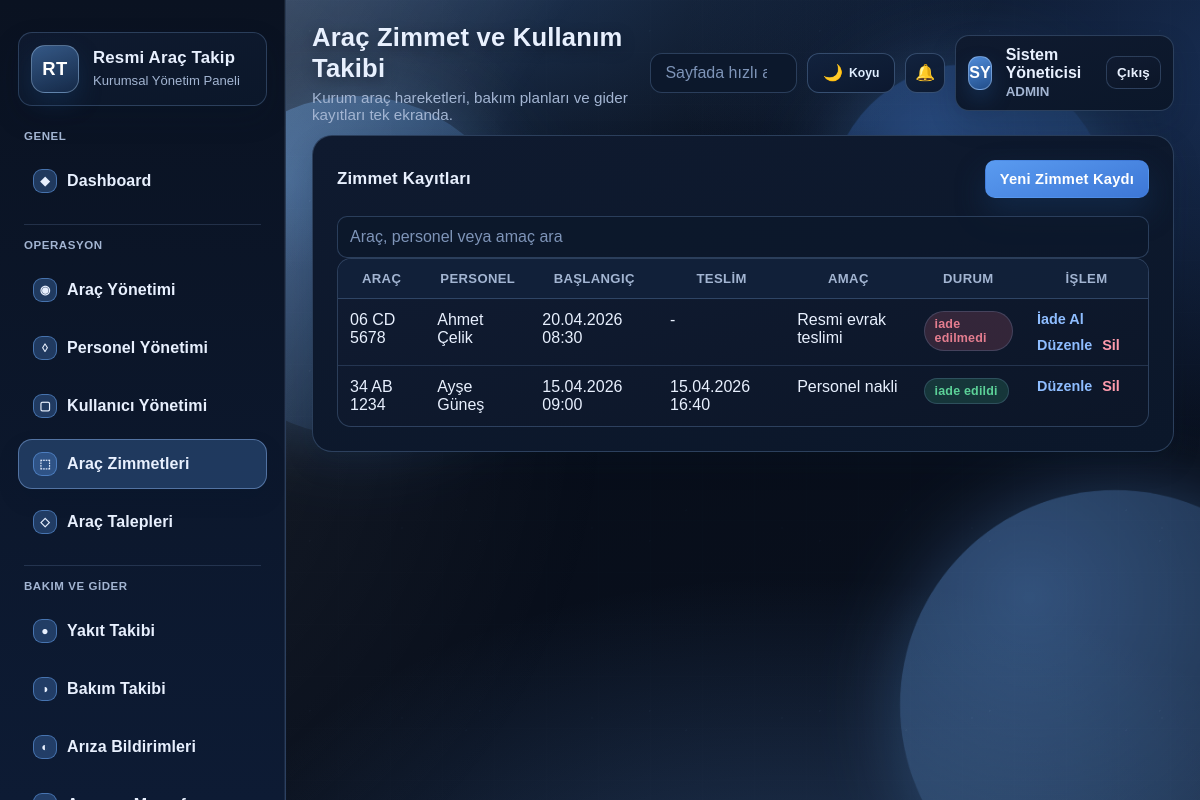
Page /modules/assignments/index.php (signed in) on the committed database.
### tables this page shows
CREATE TABLE vehicle_assignments (
    id INT UNSIGNED AUTO_INCREMENT PRIMARY KEY,
    vehicle_id INT UNSIGNED NOT NULL,
    personnel_id INT UNSIGNED NOT NULL,
    assigned_at DATETIME NOT NULL,
    expected_return_at DATETIME NULL,
    received_by_personnel_at DATETIME NULL,
    receive_note TEXT NULL,
    returned_at DATETIME NULL,
    start_km INT UNSIGNED NOT NULL,
    end_km INT UNSIGNED NULL,
    return_note TEXT NULL,
    issue_note TEXT NULL,
    usage_purpose VARCHAR(180) NOT NULL,
    route_info VARCHAR(180) NULL,
    description TEXT NULL,
    return_status ENUM('iade edilmedi', 'iade edildi') NOT NULL DEFAULT 'iade edilmedi',
    created_at TIMESTAMP NOT NULL DEFAULT CURRENT_TIMESTAMP,
    CONSTRAINT fk_assignment_vehicle FOREIGN KEY (vehicle_id) REFERENCES vehicles(id) ON DELETE CASCADE,
    CONSTRAINT fk_assignment_personnel FOREIGN KEY (personnel_id) REFERENCES personnel(id) ON DELETE CASCADE
);

CREATE TABLE vehicles (
    id INT UNSIGNED AUTO_INCREMENT PRIMARY KEY,
    plate_number VARCHAR(20) NOT NULL UNIQUE,
    brand VARCHAR(80) NOT NULL,
    model VARCHAR(80) NOT NULL,
    model_year YEAR NOT NULL,
    vehicle_type VARCHAR(60) NOT NULL,
    fuel_type VARCHAR(30) NOT NULL,
    current_km INT UNSIGNED NOT NULL DEFAULT 0,
    status ENUM('müsait', 'kullanımda', 'bakımda', 'pasif') NOT NULL DEFAULT 'müsait',
    license_note TEXT NULL,
    inspection_due_date DATE NULL,
    insurance_due_date DATE NULL,
    created_at TIMESTAMP NOT NULL DEFAULT CURRENT_TIMESTAMP
);

CREATE TABLE personnel (
    id INT UNSIGNED AUTO_INCREMENT PRIMARY KEY,
    user_id INT UNSIGNED NULL UNIQUE,
    full_name VARCHAR(120) NOT NULL,
    registration_no VARCHAR(30) NOT NULL UNIQUE,
    phone VARCHAR(30) NULL,
    email VARCHAR(120) NULL,
    department VARCHAR(100) NOT NULL,
    duty_title VARCHAR(100) NOT NULL,
    license_class VARCHAR(20) NULL,
    status ENUM('aktif', 'pasif') NOT NULL DEFAULT 'aktif',
    created_at TIMESTAMP NOT NULL DEFAULT CURRENT_TIMESTAMP,
    CONSTRAINT fk_personnel_user FOREIGN KEY (user_id) REFERENCES users(id) ON DELETE SET NULL
);

### includes/functions.php (called while the page is built, shortened)
<?php
require_once __DIR__ . '/../config/config.php';
function app_url(string $path = ''): string
{
    return rtrim(BASE_URL, '/') . '/' . ltrim($path, '/');
}
function e(null|string|int|float $value): string
{
    return htmlspecialchars((string) $value, ENT_QUOTES | ENT_SUBSTITUTE, 'UTF-8');
}
function current_user(): ?array
{
    return $_SESSION['user'] ?? null;
}
function is_admin(): bool
{
    $user = current_user();
    $role = mb_strtolower(trim((string) ($user['role'] ?? '')), 'UTF-8');
    return $role === 'admin';
}
function format_date(?string $date, string $format = 'd.m.Y'): string
{
    if (!$date) {
        return '-';
    }
    return date($format, strtotime($date));
}
function badge_class(string $status): string
{
    return match ($status) {
        'müsait', 'aktif', 'tamamlandı', 'onaylandı', 'çözüldü', 'iade edildi' => 'badge success',
        'kullanımda', 'planlandı', 'yaklaşıyor', 'bekliyor', 'inceleniyor' => 'badge warning',
        'bakımda', 'pasif', 'gecikti', 'arıza', 'iade edilmedi', 'reddedildi', 'kritik', 'açık' => 'badge danger',
        default => 'badge neutral',
    };
}
function fetch_all(string $sql, array $params = []): array
{
    $stmt = db()->prepare($sql);
    $stmt->execute($params);
    return $stmt->fetchAll();
}

### config/config.php (called while the page is built, shortened)
<?php
function db(): PDO
{
    static $pdo = null;
    if ($pdo instanceof PDO) {
        return $pdo;
    }
    $dsn = sprintf('mysql:host=%s;port=%s;dbname=%s;charset=utf8mb4', DB_HOST, DB_PORT, DB_NAME);
    $pdo = new PDO($dsn, DB_USER, DB_PASS, [
        PDO::ATTR_ERRMODE => PDO::ERRMODE_EXCEPTION,
        PDO::ATTR_DEFAULT_FETCH_MODE => PDO::FETCH_ASSOC,
        PDO::ATTR_EMULATE_PREPARES => false,
        PDO::MYSQL_ATTR_INIT_COMMAND => "SET NAMES utf8mb4 COLLATE utf8mb4_turkish_ci",
    ]);
    $pdo->exec("SET CHARACTER SET utf8mb4");
    $pdo->exec("SET collation_connection = 'utf8mb4_turkish_ci'");
    return $pdo;
}

### modules/assignments/index.php (the view, shortened to what this page needs)
<?php
require_once __DIR__ . '/../../includes/functions.php';
$canManage = is_admin();
$rows = fetch_all(
    "SELECT va.*, v.plate_number, p.full_name
     FROM vehicle_assignments va
     INNER JOIN vehicles v ON v.id = va.vehicle_id
     INNER JOIN personnel p ON p.id = va.personnel_id
     ORDER BY va.assigned_at DESC"
);
include __DIR__ . '/../../includes/header.php';
?>
<section class="panel">
    <div class="panel-head">
        <h2>Zimmet Kayıtları</h2>
        <?php if ($canManage): ?>
            <a class="button primary" href="<?= e(app_url('modules/assignments/form.php')) ?>">Yeni Zimmet Kaydı</a>
        <?php endif; ?>
    </div>
    <div class="panel-body">
        <input type="search" class="table-search" data-table-search="assignment-table" placeholder="Araç, personel veya amaç ara">
        <table id="assignment-table" class="table">
            <thead><tr><th>Araç</th><th>Personel</th><th>Başlangıç</th><th>Teslim</th><th>Amaç</th><th>Durum</th><th>İşlem</th></tr></thead>
            <tbody>
            <?php foreach ($rows as $row): ?>
                <tr>
                    <td><?= e($row['plate_number']) ?></td>
                    <td><?= e($row['full_name']) ?></td>
                    <td><?= e(format_date($row['assigned_at'], 'd.m.Y H:i')) ?></td>
                    <td><?= e(format_date($row['returned_at'], 'd.m.Y H:i')) ?></td>
                    <td><?= e($row['usage_purpose']) ?></td>
                    <td><span class="<?= e(badge_class($row['return_status'])) ?>"><?= e($row['return_status']) ?></span></td>
                    <td class="actions">
                        <?php if ($canManage): ?>
                            <?php if ($row['return_status'] === 'iade edilmedi'): ?>
                                <a href="<?= e(app_url('modules/assignments/return.php?id=' . $row['id'])) ?>">İade Al</a>
                            <?php endif; ?>
                            <a href="<?= e(app_url('modules/assignments/form.php?id=' . $row['id'])) ?>">Düzenle</a>
                            <form accept-charset="UTF-8" method="post" action="<?= e(app_url('modules/assignments/delete.php')) ?>" class="inline-form">
                                <button class="link-button danger-link" type="submit" data-confirm="Zimmet kaydı silinsin mi?">Sil</button>
                            </form>
                        <?php else: ?>
                            <span>-</span>
                        <?php endif; ?>
                    </td>
                </tr>
            <?php endforeach; ?>
            </tbody>
        </table>
    </div>
</section>
<?php include __DIR__ . '/../../includes/footer.php'; ?>

### rows in the picture
vehicle_assignments: vehicle.plate_number "06 CD 5678", personnel.full_name "Ahmet Çelik", assigned_at "20.04.2026 08:30", returned_at "-", usage_purpose "Resmi evrak teslimi", return_status "iade edilmedi"
vehicle_assignments: vehicle.plate_number "34 AB 1234", personnel.full_name "Ayşe Güneş", assigned_at "15.04.2026 09:00", returned_at "15.04.2026 16:40", usage_purpose "Personel nakli", return_status "iade edildi"

### other values in the picture
$group['title'] "GENEL"
$item['icon'] "◆"
$item['label'] "Dashboard"
$group['title'] "OPERASYON"
$item['icon'] "◉"
$item['label'] "Araç Yönetimi"
$item['icon'] "◊"
$item['label'] "Personel Yönetimi"
$item['icon'] "▢"
$item['label'] "Kullanıcı Yönetimi"
$item['icon'] "⬚"
$item['label'] "Araç Zimmetleri"
$item['icon'] "◇"
$item['label'] "Araç Talepleri"
$group['title'] "BAKIM VE GIDER"
